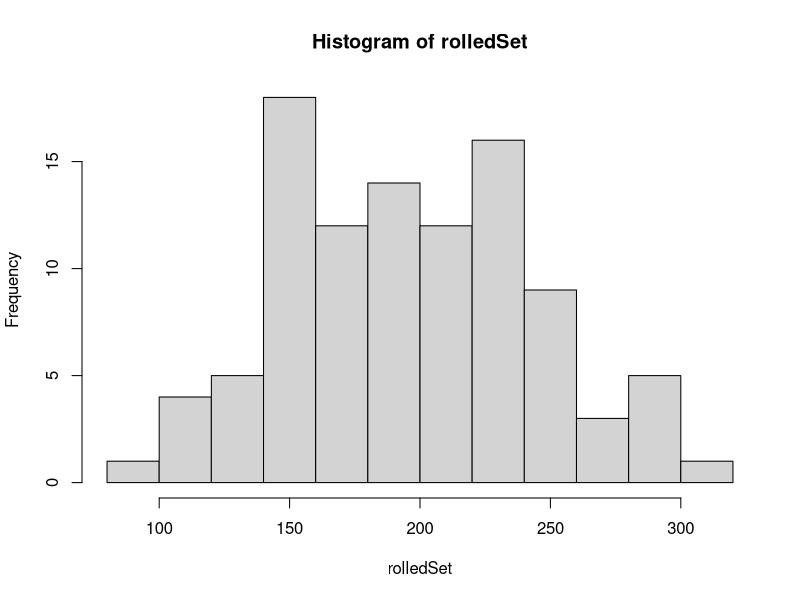
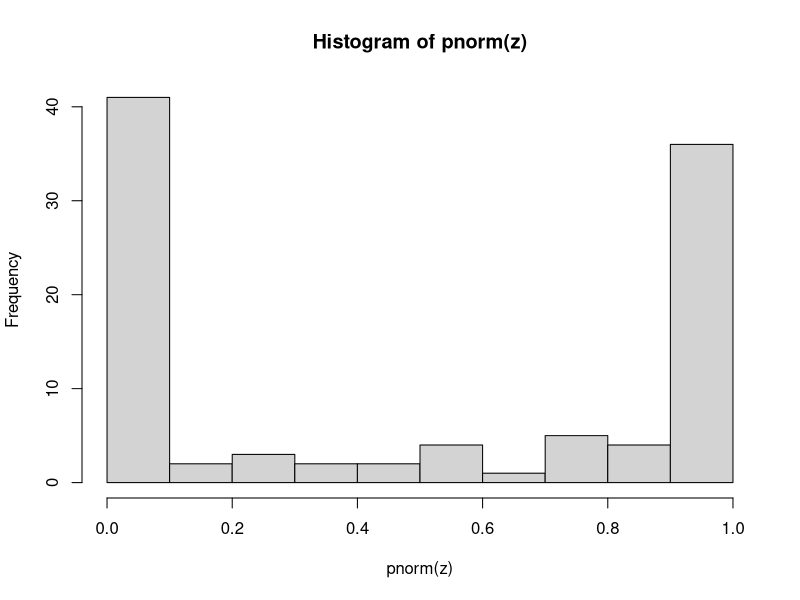
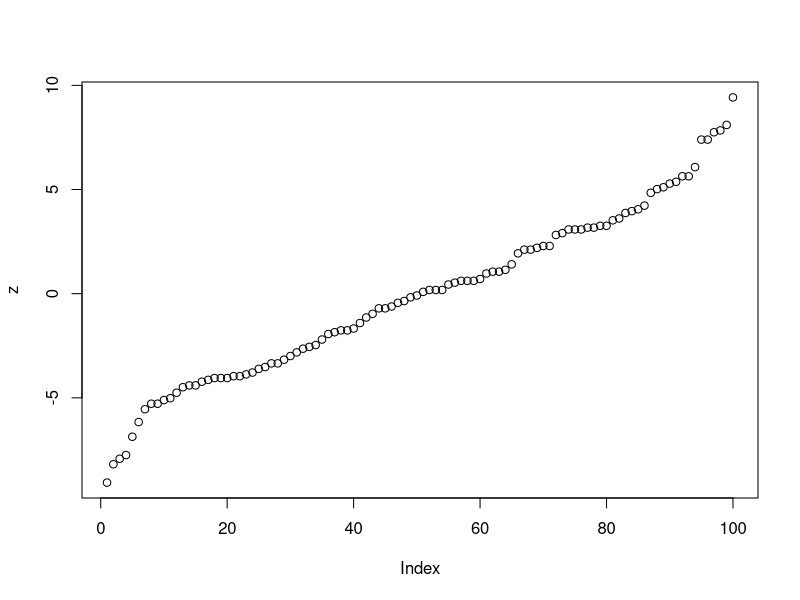
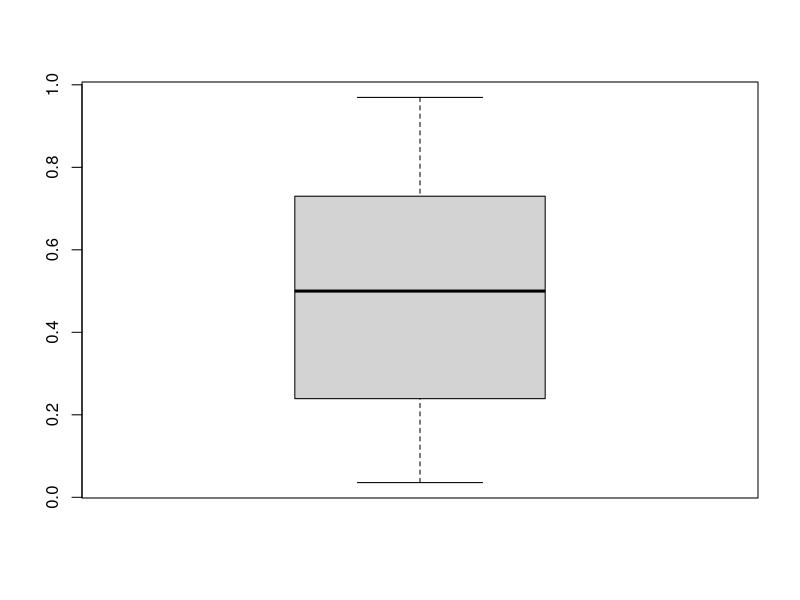

Write R code to recreate these figures, in order.
library(parallel)
require(ggplot2)
require(gridExtra)
library(crayon)


numDice = sample(3:10,1)
dice = c(4,6,8,10,12,20,100)
#numPositions = sample(c(3:10,20,50),1)
numPositions = 100

diceSet = sample(dice,numDice,replace=TRUE)

rolledSet <- sort(unlist(mclapply(1:numPositions, function (x)
{
  roll <- mclapply(diceSet, function(x)
  {
    rolled <- sample(1:x,1)
    return(rolled)
  })
  return(sum(unlist(roll)))
})))

hist(rolledSet)

m <- median(rolledSet)
s <- sqrt(sum(rolledSet-m)^2/(length(rolledSet)-1))

z <- (rolledSet-m)/s

pnorm(z)
hist(pnorm(z))
plot(z)
mean(z)

lower <- abs(mean(c(z[which(z<0)])))
upper <- abs(mean(c(z[which(z>0)])))
averaged <- mean(c(upper,lower))

expectedQuartile <- abs(qnorm(.25, mean = 0, sd =1))

newS <- (upper+lower)*s/(expectedQuartile*2)
#mean(pnorm(z))
newSetZ <- (rolledSet-m)/newS

twentyFivePercent <- m - (lower * s)
seventyFivePercent <- m + (upper * s)
newMean <- mean(c(twentyFivePercent,seventyFivePercent))
newSMean <- (seventyFivePercent-twentyFivePercent)/(expectedQuartile*2)
newZMean <- (rolledSet-newMean)/newSMean
summary(pnorm(newZMean))


#the problem is not linear.  The distances have to be symmetrical from a center to make it linear

finalZ= (newZMean+newSetZ)/2

summary(pnorm(newSetZ))
boxplot(pnorm(newSetZ))


summary(pnorm((newZMean)))